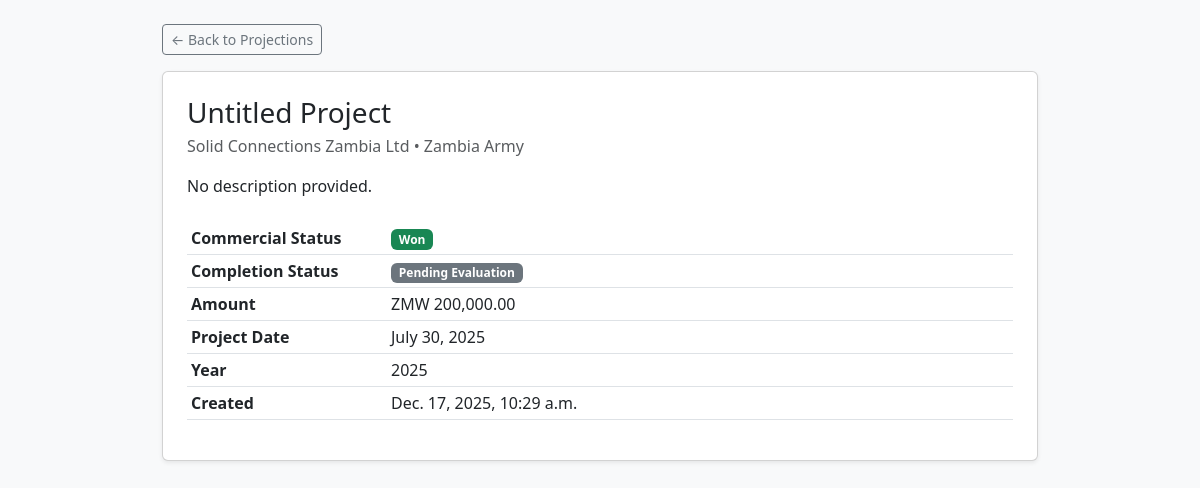
Page /projections/project/1/ on the earlier database version.
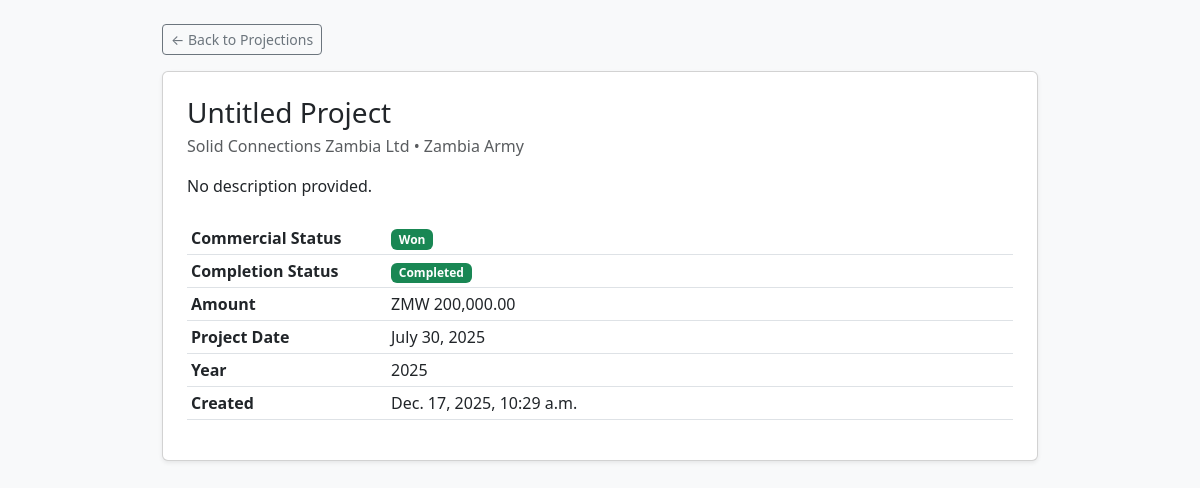
Same page on the later database version.
### projections/views.py (the view)
# urls.py: path('project/<int:pk>/', views.project_detail, name='project_detail'),
def project_detail(request, pk):
    project = get_object_or_404(ProjectRecord, pk=pk, is_active=True)
    return render(request, "projections/project_detail.html", {
        "project": project
    })

### projections/templates/projections/project_detail.html (shortened to what this page needs)
{% load humanize %}
<!DOCTYPE html>
<html lang="en">
<head>
    <link href="https://cdn.jsdelivr.net/npm/bootstrap@5.3.0/dist/css/bootstrap.min.css" rel="stylesheet">
</head>
<body class="bg-light">
<div class="container py-4" style="max-width:900px">
    <a href="{% url 'projections:dashboardpro' %}"
       class="btn btn-outline-secondary btn-sm mb-3">
        ← Back to Projections
    </a>
    <div class="card p-4 shadow-sm">
        <h3 class="mb-1">{{ project.title }}</h3>
        <div class="text-muted mb-3">
            {{ project.company }} • {{ project.customer }}
        </div>
        <p class="mb-4">
            {{ project.description|linebreaksbr|default:"No description provided." }}
        </p>
        <table class="table table-sm align-middle">
            <tr>
                <th style="width:200px">Commercial Status</th>
                <td>
                    {% if project.status == 'WON' %}
                        <span class="badge bg-success">Won</span>
                    {% elif project.status == 'LOST' %}
                        <span class="badge bg-danger">Lost</span>
                    {% else %}
                        <span class="badge bg-warning text-dark">Pending</span>
                    {% endif %}
                </td>
            </tr>
            <tr>
                <th>Completion Status</th>
                <td>
                    {% if project.completion_status == 'COMPLETED' %}
                        <span class="badge bg-success">Completed</span>
                    {% elif project.completion_status == 'NOT_COMPLETED' %}
                        <span class="badge bg-danger">Not Completed</span>
                    {% else %}
                        <span class="badge bg-secondary">Pending Evaluation</span>
                    {% endif %}
                </td>
            </tr>
            <tr>
                <th>Amount</th>
                <td>ZMW {{ project.amount|floatformat:2|intcomma }}</td>
            </tr>
            <tr>
                <th>Project Date</th>
                <td>{{ project.project_date }}</td>
            </tr>
            <tr>
                <th>Year</th>
                <td>{{ project.year }}</td>
            </tr>
            <tr>
                <th>Created</th>
                <td>{{ project.created_at }}</td>
            </tr>
        </table>
    </div>
</div>
</body>
</html>

Differences in the rows shown:
changed ProjectRecord "Untitled Project": completion_status "PENDING_EVALUATION" → "COMPLETED" (drawn)
Other differences:
text no longer shown: "Pending Evaluation"
text now shown: "Completed"
